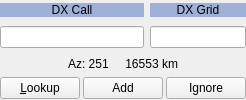
           <widget class="QWidget" name="DX_controls_widget" native="true">
            <property name="sizePolicy">
             <sizepolicy hsizetype="Preferred" vsizetype="Fixed">
              <horstretch>0</horstretch>
              <verstretch>0</verstretch>
             </sizepolicy>
            </property>
            <property name="minimumSize">
             <size>
              <width>114</width>
              <height>0</height>
             </size>
            </property>
            <layout class="QVBoxLayout" name="verticalLayout_110">
             <property name="leftMargin">
              <number>0</number>
             </property>
             <property name="topMargin">
              <number>0</number>
             </property>
             <property name="rightMargin">
              <number>0</number>
             </property>
             <property name="bottomMargin">
              <number>1</number>
             </property>
             <item>
             <layout class="QGridLayout" name="DXCall_gridLayout" columnstretch="3,2">
              <item row="1" column="0">
               <widget class="QLineEdit" name="dxCallEntry">
                <property name="toolTip">
                 <string>Callsign of station to be worked</string>
                </property>
                <property name="text">
                 <string/>
                </property>
                <property name="alignment">
                 <set>Qt::AlignCenter</set>
                </property>
               </widget>
              </item>
              <item row="1" column="1">
               <widget class="QLineEdit" name="dxGridEntry">
                <property name="toolTip">
                 <string>Locator of station to be worked</string>
                </property>
                <property name="text">
                 <string/>
                </property>
                <property name="alignment">
                 <set>Qt::AlignCenter</set>
                </property>
               </widget>
              </item>
              <item row="0" column="1">
               <widget class="QLabel" name="label_4">
                <property name="sizePolicy">
                 <sizepolicy hsizetype="Preferred" vsizetype="Fixed">
                  <horstretch>0</horstretch>
                  <verstretch>0</verstretch>
                 </sizepolicy>
                </property>
                <property name="palette">
                 <palette>
                  <active>
                   <colorrole role="Base">
                    <brush brushstyle="SolidPattern">
                     <color alpha="255">
                      <red>252</red>
                      <green>252</green>
                      <blue>252</blue>
                     </color>
                    </brush>
                   </colorrole>
                   <colorrole role="Window">
                    <brush brushstyle="SolidPattern">
                     <color alpha="255">
                      <red>159</red>
                      <green>175</green>
                      <blue>213</blue>
                     </color>
                    </brush>
                   </colorrole>
                  </active>
                  <inactive>
                   <colorrole role="Base">
                    <brush brushstyle="SolidPattern">
                     <color alpha="255">
                      <red>252</red>
                      <green>252</green>
                      <blue>252</blue>
                     </color>
                    </brush>
                   </colorrole>
                   <colorrole role="Window">
                    <brush brushstyle="SolidPattern">
                     <color alpha="255">
                      <red>159</red>
                      <green>175</green>
                      <blue>213</blue>
                     </color>
                    </brush>
                   </colorrole>
                  </inactive>
                  <disabled>
                   <colorrole role="Base">
                    <brush brushstyle="SolidPattern">
                     <color alpha="255">
                      <red>159</red>
                      <green>175</green>
                      <blue>213</blue>
                     </color>
                    </brush>
                   </colorrole>
                   <colorrole role="Window">
                    <brush brushstyle="SolidPattern">
                     <color alpha="255">
                      <red>159</red>
                      <green>175</green>
                      <blue>213</blue>
                     </color>
                    </brush>
                   </colorrole>
                  </disabled>
                 </palette>
                </property>
                <property name="autoFillBackground">
                 <bool>true</bool>
                </property>
                <property name="text">
                 <string>DX Grid</string>
                </property>
                <property name="alignment">
                 <set>Qt::AlignCenter</set>
                </property>
                <property name="margin">
                 <number>5</number>
                </property>
                <property name="indent">
                 <number>2</number>
                </property>
                <property name="buddy">
                 <cstring>dxGridEntry</cstring>
                </property>
               </widget>
              </item>
              <item row="0" column="0">
               <widget class="QPushButton" name="DX_Call_Button">
                <property name="sizePolicy">
                 <sizepolicy hsizetype="Preferred" vsizetype="Preferred">
                  <horstretch>0</horstretch>
                  <verstretch>0</verstretch>
                 </sizepolicy>
                </property>
                <property name="minimumSize">
                 <size>
                  <width>0</width>
                  <height>0</height>
                 </size>
                </property>
                <property name="focusPolicy">
                 <enum>Qt::StrongFocus</enum>
                </property>
                <property name="toolTip">
                 <string>&lt;html&gt;&lt;head/&gt;&lt;body&gt;&lt;p&gt;Toggle Wait &amp;amp; Call On/Off. Right-click to clear the DX Call box.&lt;/p&gt;&lt;/body&gt;&lt;/html&gt;</string>
                </property>
                <property name="styleSheet">
                 <string notr="true">QPushButton {
	background-color: #9fafd5;
    border: none;
}</string>
                </property>
                <property name="text">
                 <string>DX Call</string>
                </property>
                <property name="checkable">
                 <bool>true</bool>
                </property>
               </widget>
              </item>
              <item row="2" column="0" colspan="2">
               <layout class="QHBoxLayout" name="horizontalLayout" stretch=""/>
              </item>
             </layout>
             </item>
             <item>
              <widget class="QLabel" name="labAz">
               <property name="sizePolicy">
                <sizepolicy hsizetype="Preferred" vsizetype="Fixed">
                 <horstretch>0</horstretch>
                 <verstretch>0</verstretch>
                </sizepolicy>
               </property>
               <property name="autoFillBackground">
                <bool>true</bool>
               </property>
               <property name="text">
                <string>Az: 251     16553 km</string>
               </property>
               <property name="alignment">
                <set>Qt::AlignCenter</set>
               </property>
               <property name="indent">
                <number>4</number>
               </property>
              </widget>
             </item>
             <item>
              <layout class="QHBoxLayout" name="lookup_control_layout">
               <property name="spacing">
                <number>3</number>
               </property>
               <item>
                <widget class="QPushButton" name="lookupButton">
                 <property name="minimumSize">
                  <size>
                   <width>0</width>
                   <height>0</height>
                  </size>
                 </property>
                 <property name="focusPolicy">
                  <enum>Qt::StrongFocus</enum>
                 </property>
                 <property name="toolTip">
                  <string>&lt;html&gt;&lt;head/&gt;&lt;body&gt;&lt;p&gt;Search for callsign in database. &lt;br&gt;Right-click searches for callsign on QRZ.com.&lt;/p&gt;&lt;/body&gt;&lt;/html&gt;</string>
                 </property>
                 <property name="text">
                  <string>&amp;Lookup</string>
                 </property>
                </widget>
               </item>
               <item>
                <widget class="QPushButton" name="addButton">
                 <property name="minimumSize">
                  <size>
                   <width>0</width>
                   <height>0</height>
                  </size>
                 </property>
                 <property name="focusPolicy">
                  <enum>Qt::StrongFocus</enum>
                 </property>
                 <property name="toolTip">
                  <string>&lt;html&gt;&lt;head/&gt;&lt;body&gt;&lt;p&gt;Add callsign and locator to database. &lt;br&gt;Right-click searches for callsign on hamqth.com.&lt;/p&gt;&lt;/body&gt;&lt;/html&gt;</string>
                 </property>
                 <property name="text">
                  <string>Add</string>
                 </property>
                </widget>
               </item>
               <item>
                <widget class="QPushButton" name="ignoreButton">
                 <property name="minimumSize">
                  <size>
                   <width>0</width>
                   <height>0</height>
                  </size>
                 </property>
                 <property name="focusPolicy">
                  <enum>Qt::StrongFocus</enum>
                 </property>
                 <property name="toolTip">
                  <string>&lt;html&gt;&lt;head/&gt;&lt;body&gt;&lt;p&gt;Put callsign on the Ignore List.&lt;br&gt;Right-click searches for callsign on qrzcq.com.&lt;/p&gt;&lt;/body&gt;&lt;/html&gt;</string>
                 </property>
                 <property name="text">
                  <string>Ignore</string>
                 </property>
                </widget>
               </item>
              </layout>
             </item>
            </layout>
           </widget>
